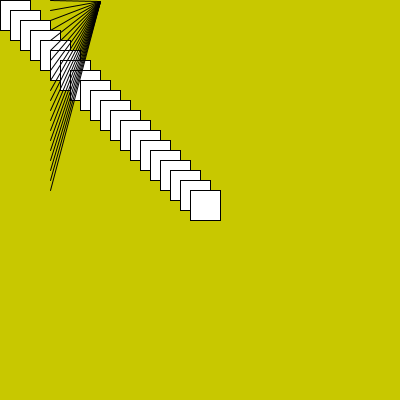
Frame 1 (no input)
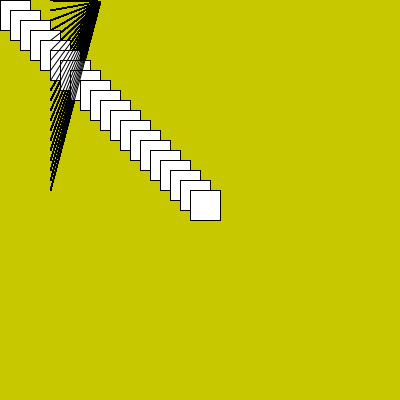
Frame 60 (the mouse pressed at the canvas centre just before this capture)
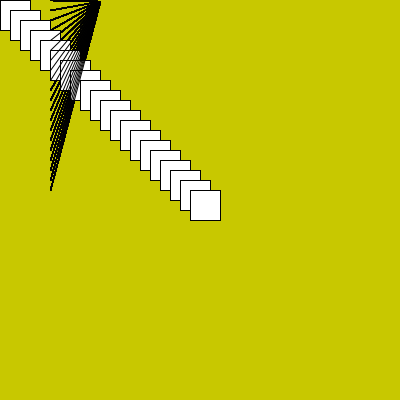
Frame 120 (the mouse held since frame 60 and released just before this capture)

The Processing sketch that drew these frames (run headless with seeded random() and noise(); from frame 60 on, the mouse is pressed at the canvas centre):

// Processing sketch: processing_105957
// ── processing_105957.pde

void setup(){
  size(400,400);
  background(200, 200, 0);
}

void draw(){
//while loop
//int i=0; //initialize
//while (i< height/2){ //test
//  line(50, i, 100, 1); 
//  rect(i, i, 30, 30);
  
//  i = i + 10;

//the same...?

for (int i = 0; i < height/2; i+=10){ //initialize and test in one line
  line(50, i, 100, 1);
  rect(i, i, 30, 30);

}
//}
}

//These produce the same image. Important difference is where the variable i is declared.
//If i is called outside the forloop it will not be found.
